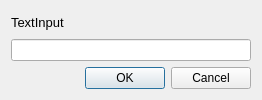
<?xml version="1.0" encoding="UTF-8"?>
<ui version="4.0">
 <class>form_getstring</class>
 <widget class="QDialog" name="form_getstring">
  <property name="geometry">
   <rect>
    <x>0</x>
    <y>0</y>
    <width>262</width>
    <height>100</height>
   </rect>
  </property>
  <property name="windowTitle">
   <string>form_getstring</string>
  </property>
  <property name="modal">
   <bool>true</bool>
  </property>
  <layout class="QVBoxLayout" name="verticalLayout_2">
   <item>
    <layout class="QVBoxLayout" name="verticalLayout">
     <item>
      <widget class="QLabel" name="label">
       <property name="font">
        <font>
         <pointsize>10</pointsize>
        </font>
       </property>
       <property name="text">
        <string>TextInput</string>
       </property>
      </widget>
     </item>
     <item>
      <widget class="QLineEdit" name="lineEdit"/>
     </item>
     <item>
      <widget class="QDialogButtonBox" name="buttonBox">
       <property name="orientation">
        <enum>Qt::Horizontal</enum>
       </property>
       <property name="standardButtons">
        <set>QDialogButtonBox::Cancel|QDialogButtonBox::Ok</set>
       </property>
      </widget>
     </item>
    </layout>
   </item>
  </layout>
 </widget>
 <resources/>
 <connections>
  <connection>
   <sender>buttonBox</sender>
   <signal>accepted()</signal>
   <receiver>form_getstring</receiver>
   <slot>accept()</slot>
   <hints>
    <hint type="sourcelabel">
     <x>248</x>
     <y>254</y>
    </hint>
    <hint type="destinationlabel">
     <x>157</x>
     <y>274</y>
    </hint>
   </hints>
  </connection>
  <connection>
   <sender>buttonBox</sender>
   <signal>rejected()</signal>
   <receiver>form_getstring</receiver>
   <slot>reject()</slot>
   <hints>
    <hint type="sourcelabel">
     <x>316</x>
     <y>260</y>
    </hint>
    <hint type="destinationlabel">
     <x>286</x>
     <y>274</y>
    </hint>
   </hints>
  </connection>
 </connections>
</ui>
